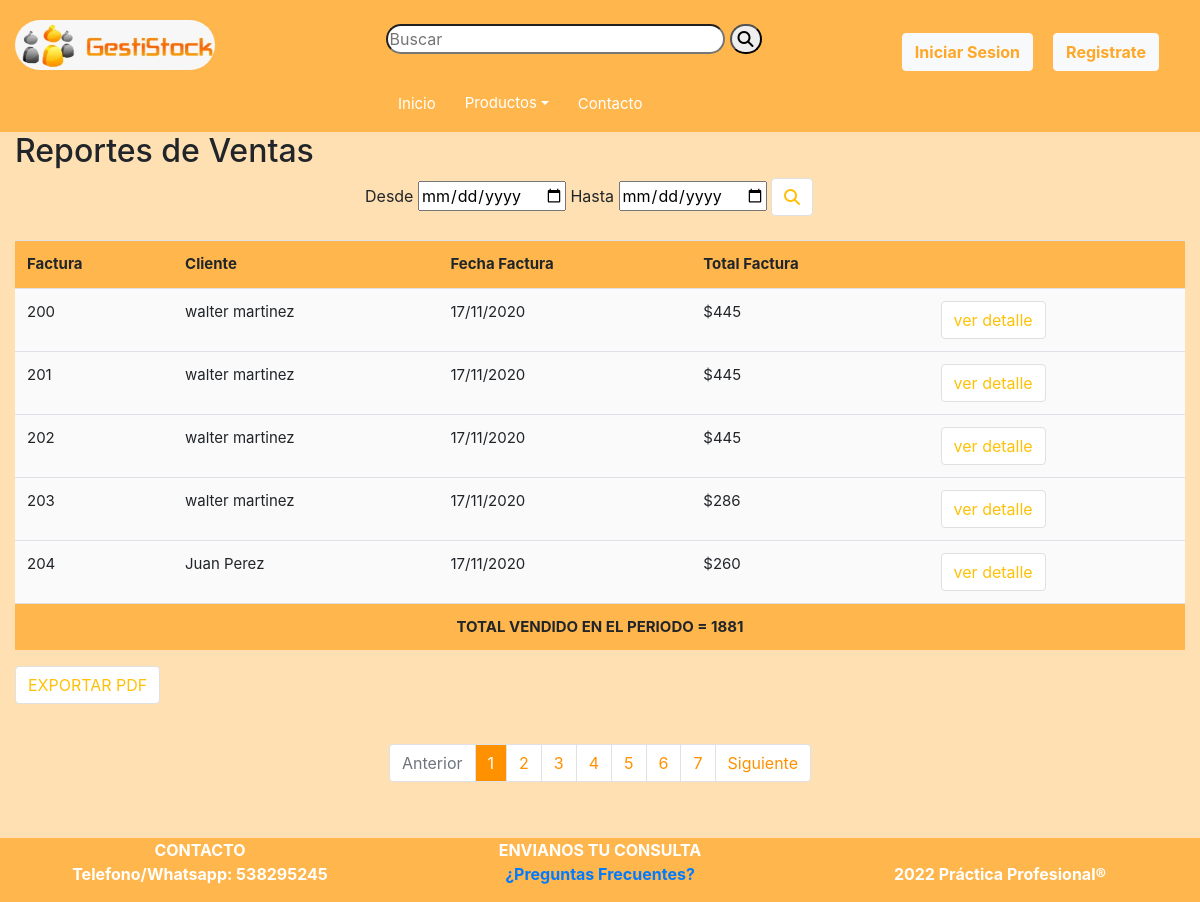
/reportesVentas.php?fDesde=0000-00-00&fHasta=0000-00-00&pagina=1, run on the app's committed database.
### tables this page shows
CREATE TABLE `facturas` (
  `idFacturaVenta` int(11) NOT NULL,
  `idPersona` int(11) NOT NULL,
  `totalApagar` double NOT NULL,
  `fechaPedido` date NOT NULL
);

CREATE TABLE `datosfacturas` (
  `idFactura` int(11) NOT NULL,
  `idTipoFactura` int(11) NOT NULL DEFAULT 3,
  `idTipoTransaccion` int(11) NOT NULL DEFAULT 1,
  `numFactura` int(11) NOT NULL
);

CREATE TABLE `personas` (
  `idPersona` int(11) NOT NULL,
  `numDocumento` int(11) NOT NULL,
  `idTipoDocumento` int(11) NOT NULL,
  `nombre` varchar(45) NOT NULL,
  `apellido` varchar(45) NOT NULL,
  `fechaNac` date NOT NULL,
  `usuario` varchar(45) NOT NULL,
  `contrasenia` varchar(45) NOT NULL,
  `idEstado` int(11) NOT NULL
);

### reportesVentas.php (the view, shortened to what this page needs)
<?php
require 'header.php';
	if ((isset($_GET['fDesde']) && $_GET['fDesde']=='0000-00-00') && (isset($_GET['fHasta']) && $_GET['fHasta']=='0000-00-00')) {
		$consulta=mysqli_query($conexion,"SELECT count(idFacturaVenta) as cantFact FROM facturas as f WHERE  f.fechaPedido");
			while($r=mysqli_fetch_array($consulta)){
				$cantFact=$r['cantFact'];
			}
			$facturas_x_pag = 5;
			$paginas = $cantFact / $facturas_x_pag;
			$paginas = ceil($paginas);
			if (isset($_GET['pagina'])) {
				$iniciar = ($_GET['pagina'] - 1) * $facturas_x_pag;
				$queryFacturasIni="SELECT f.totalApagar as total, f.fechaPedido as fp, p.nombre,p.apellido, dt.numFactura as nFact from facturas as f
				JOIN personas as p on p.idPersona=f.idPersona
				JOIN datosfacturas as dt on dt.idFactura=f.idFacturaVenta
				order by dt.numFactura limit $iniciar,$facturas_x_pag ";
			    $rsFacturasIni=mysqli_query($conexion,$queryFacturasIni);
			}
	}
	?>
	<div class="row">
		<div class="col-md-12">
			<h2>Reportes de Ventas</h2>
		</div>
	</div>
	<form action="ventasPDF.php" method="POST">
		<div class="row justify-content-center">
			<div class="col-md-1"></div>
			<div class="col-md-6">
				<label for="fDesde">Desde</label>
				<input type="date" id="fDesde" name="fDesde" <?php if (isset($_GET['fDesde'])) {
				echo "value='".$_GET['fDesde']."'";
			} ?>>
				<label for="fHasta">Hasta</label>
				<input type="date" id="fHasta" name="fHasta" <?php if (isset($_GET['fHasta'])) {
				echo "value='".$_GET['fHasta']."'";
			}else{echo "value='".date("d-m-Y")."'";} ?>>
				<button name="buscar" value="0"  style="border-color: #e0e0e0;background:white" class="btn btn-outline-warning" id="button-addon2"><i class="fas fa-search"></i></button>
			</div>
		</div>
		</form>
		<br>
		<div class="row justify-content-center">
			<div class="col-md-12">
				<div style="background: white">
					<table class="table striped" style="background:#fafafa;">
						<tr>
							<th>Factura</th>
							<th>Cliente</th>
							<th>Fecha Factura</th>
							<th>Total Factura</th>
							<th></th>
						</tr>
						<?php
							$totalV=0;
							while ($rs1=mysqli_fetch_array($rsFacturasIni)){
								$fecha=date('d/m/Y',strtotime($rs1['fp']));?>
								<tr>
									<td><?php echo $rs1['nFact']; ?></td>
									<td><?php echo $rs1['nombre']." ".$rs1['apellido']; ?></td>
									<td><?php echo $fecha; ?></td>
									<td><?php echo "$".$rs1['total']; ?></td>
									<td>
										<form action="ventasPDF.php" method="POST">
											<button name="detallePDF" value="detalle" style="border-color: #e0e0e0;background:white" class="btn btn-outline-warning" id="button-addon2">ver detalle</button>
										</form>
									</td>
									<?php  $totalV+=$rs1['total']?>
								</tr>
							<?php };?>
							<tr align="center">
							   <th colspan="5"><?php echo "TOTAL VENDIDO EN EL PERIODO = ".$totalV ?></th>
							</tr>
					</table>
				</div>
			</div>
		</div>
		<form action="ventasPDF.php" method="POST">
			<button name="exportPDF" value="export" style="border-color: #e0e0e0;background:white" class="btn btn-outline-warning" id="button-addon2">EXPORTAR PDF</button>
	    </form>
	<div class="container" style="padding-top:40px">
				<nav arial-label="page navigation">
					<ul class="pagination justify-content-center">
					<li class="page-item <?php echo $_GET['pagina'] <= 1 ? 'disabled' : '' ?>"><a class="page-link" href="reportesVentas.php?fDesde=<?php echo $_GET['fDesde']; ?>&fHasta=<?php echo $_GET['fHasta'];?>&pagina=<?php echo $_GET['pagina'] - 1 ?>">Anterior</a></li>
					<?php for ($i = 1; $i <= $paginas; $i++) : ?>
						<li class="<?php echo $_GET['pagina'] == $i ? 'active' : '' ?>"><a class="page-link" href="reportesVentas.php?fDesde=<?php echo $_GET['fDesde']; ?>&fHasta=<?php echo $_GET['fHasta'];?>&pagina=<?php echo $i ?>"><?php echo $i ?></a></li>
					<?php endfor ?>
					<li class="page-item <?php echo $_GET['pagina'] >= $paginas ? 'disabled' : '' ?>"><a class="page-link" href="reportesVentas.php?fDesde=<?php echo $_GET['fDesde']; ?>&fHasta=<?php echo $_GET['fHasta'];?>&pagina=<?php echo $_GET['pagina'] + 1 ?>">Siguiente</a></li>
					</ul>
				</nav>
			</div>
	<?php
require 'footer.php'; ?>

### data on the page
facturas: datosfacturas.numFactura "200", idPersona.nombre "walter", idPersona.apellido "martinez", fechaPedido "17/11/2020", totalApagar "445"
facturas: datosfacturas.numFactura "201", idPersona.nombre "walter", idPersona.apellido "martinez", fechaPedido "17/11/2020", totalApagar "445"
facturas: datosfacturas.numFactura "202", idPersona.nombre "walter", idPersona.apellido "martinez", fechaPedido "17/11/2020", totalApagar "445"
facturas: datosfacturas.numFactura "203", idPersona.nombre "walter", idPersona.apellido "martinez", fechaPedido "17/11/2020", totalApagar "286"
facturas: datosfacturas.numFactura "204", idPersona.nombre "Juan", idPersona.apellido "Perez", fechaPedido "17/11/2020", totalApagar "260"

### other printed values
$totalV "1881"
